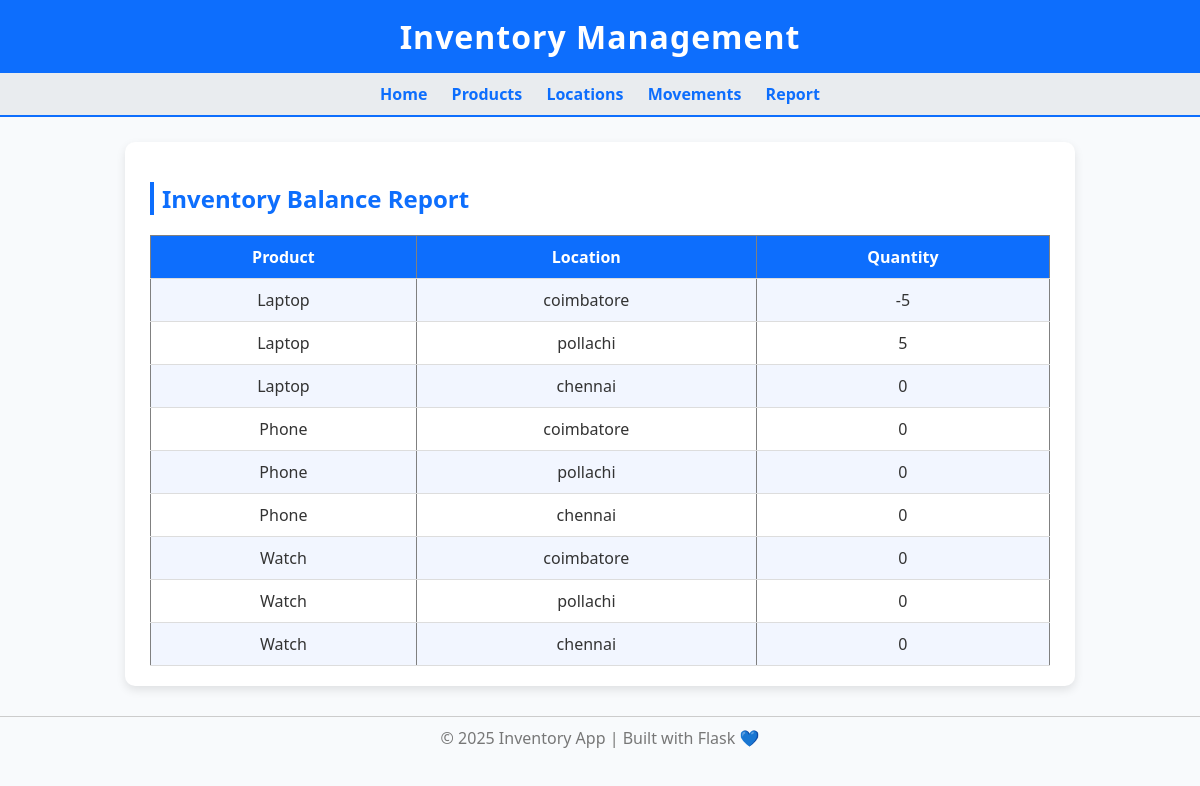
Screenshot of /report with the database file from the repository.
### models.py (models this page shows)
class Product(db.Model):
    product_id = db.Column(db.String, primary_key=True)
    name = db.Column(db.String, nullable=False)
    movements = db.relationship('ProductMovement', back_populates='product')

class Location(db.Model):
    location_id = db.Column(db.String, primary_key=True)
    name = db.Column(db.String, nullable=False)
    from_movements = db.relationship('ProductMovement', foreign_keys='ProductMovement.from_location',
                                     back_populates='from_loc')
    to_movements = db.relationship('ProductMovement', foreign_keys='ProductMovement.to_location',
                                   back_populates='to_loc')

### app.py (the view)
@app.route('/report')
def report():
    products = Product.query.all()
    locations = Location.query.all()
    balances = []
    for product in products:
        for loc in locations:
            incoming = db.session.query(db.func.sum(ProductMovement.qty)).filter_by(product_id=product.product_id, to_location=loc.location_id).scalar() or 0
            outgoing = db.session.query(db.func.sum(ProductMovement.qty)).filter_by(product_id=product.product_id, from_location=loc.location_id).scalar() or 0
            balance = incoming - outgoing
            balances.append({
                'product': product.name,
                'location': loc.name,
                'qty': balance
            })
    return render_template('report.html', balances=balances)

### templates/report.html
{% extends 'base.html' %}
{% block content %}
<h2>Inventory Balance Report</h2>
<table border="1">
<tr><th>Product</th><th>Location</th><th>Quantity</th></tr>
{% for b in balances %}
<tr>
  <td>{{ b.product }}</td>
  <td>{{ b.location }}</td>
  <td>{{ b.qty }}</td>
</tr>
{% endfor %}
</table>
{% endblock %}

### templates/base.html (shortened to what this page needs)
<!DOCTYPE html>
<html>
<head>
  <link rel="stylesheet" href="{{ url_for('static', filename='style.css') }}">
</head>
<body>
  <h1>Inventory Management</h1>
  <nav>
    <a href="/">Home</a>
    <a href="/products">Products</a>
    <a href="/locations">Locations</a>
    <a href="/movements">Movements</a>
    <a href="/report">Report</a>
  </nav>
  <div class="container">
    {% block content %}{% endblock %}
  </div>
  <footer>
    &copy; 2025 Inventory App | Built with Flask 💙
  </footer>
</body>
</html>

### static/style.css (style rules this page uses)
body { font-family: "Segoe UI", Arial, sans-serif; margin: 0; padding: 0; background: #f8fafc; color: #333; }
h1 { background: #0d6efd; color: white; padding: 15px 20px; margin: 0; text-align: center; letter-spacing: 1px; box-shadow: 0 2px 4px rgba(0,0,0,0.2); }
nav { background: #e9ecef; padding: 10px; text-align: center; border-bottom: 2px solid #0d6efd; }
nav a { color: #0d6efd; text-decoration: none; margin: 0 10px; font-weight: 600; transition: 0.3s; }
.container { max-width: 900px; margin: 25px auto; background: white; padding: 20px 25px; border-radius: 10px; box-shadow: 0 4px 10px rgba(0,0,0,0.1); }
table { width: 100%; border-collapse: collapse; margin-top: 10px; }
th, td { padding: 10px; text-align: center; border-bottom: 1px solid #ddd; }
th { background: #0d6efd; color: white; }
tr:nth-child(even) { background-color: #f2f6ff; }
h2 { color: #0d6efd; border-left: 4px solid #0d6efd; padding-left: 8px; }
footer { text-align: center; color: #777; margin-top: 30px; padding: 10px; border-top: 1px solid #ccc; }

### rows the page displays
Product: product "Laptop" "Laptop" "Laptop"
Location: location "coimbatore" "coimbatore" "coimbatore"
Location: location "pollachi" "pollachi" "pollachi"
Location: location "chennai" "chennai" "chennai"
Product: product "Phone" "Phone" "Phone"
Product: product "Watch" "Watch" "Watch"

### other values shown
{{ b.qty }} "-5" "5" "0" "0" "0" "0" "0" "0" "0"
